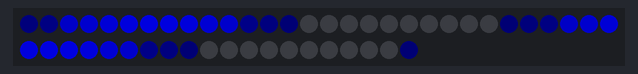
The sketch below on a simulated Arduino Uno, built with avr-gcc and run on an emulated ATmega328P. Parts: 50 RGB LEDs in strip order, left to right, continuing on the next row. Dim RGB values are drawn brighter than linear.

Above: at 2.12 s.
At 6.82 s:
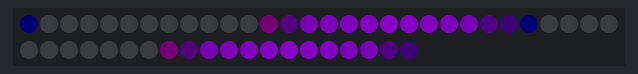
At 11.52 s:
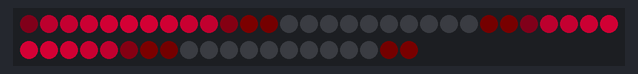
At 20.93 s:
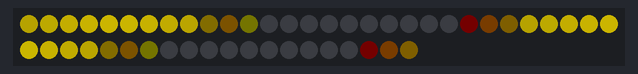
At 30.34 s:
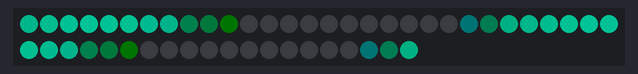
At 39.87 s:
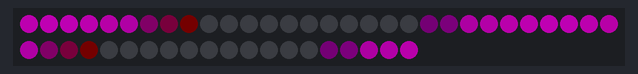

The sketch:

fragments_lights.ino
```cpp
#include <FastLED.h>
#include "strips.h"
#include "operation.h"

FASTLED_USING_NAMESPACE

#define DATA_PIN    6
//#define CLK_PIN   4
#define LED_TYPE    WS2811
#define COLOR_ORDER BRG

#define NUM_LEDS    50
CRGB leds[NUM_LEDS];

using uint = unsigned int;
using uint8 = unsigned char;

constexpr uint BRIGHTNESS = 100;
#define FRAMES_PER_SECOND  60

Strip strip1;
Strip strip2;
Circle f1;
Circle f2;
CHSV color = rgb2hsv_approximate(CRGB::Blue);

void setup() {
    delay(2000); // 3 second delay for recovery
    FastLED.addLeds<LED_TYPE,DATA_PIN,COLOR_ORDER>(leds, NUM_LEDS).setCorrection(TypicalLEDStrip);
    FastLED.setBrightness(164);
    Serial.begin(115200);

  strip1.first = 0;
  strip1.last = NUM_LEDS;

  strip2.last = NUM_LEDS/2;
  strip2.first = NUM_LEDS;

  f1 = Circle{.strip = strip1, .base_color = color, .leds = leds, .step=0};
  f2 = Circle{.strip = strip2, .base_color = color, .leds = leds, .step=0};


}

void set_color(uint first, uint last, CRGB color)
{
  last = min(last, NUM_LEDS);
  for (uint i=first; i<last; i++)
  {
    leds[i] = color;
  }
}

void loop() {
  set_color(0, NUM_LEDS, CRGB(0,0,0));
  //FastLED.show();


  for (int i=0; i<6000; i++)
  {
      f1.do_step();
      //f2.do_step();
      FastLED.show();
      delay(120);
  }

  //Flow. Changing color
  // while(1)
  // {
  //   for (uint i=0; i < 512; i++)
  //   {
  //     colorflow(0, NUM_LEDS, color, i);
  //     FastLED.show();
  //     delay(60);
  //   }
  // }

  // Rainbow
  // for (uint t=0; t<256; ++t)
  // {
  //   color.h+=2;
  //   CHSV current = color;
  //   for (uint i=0; i<NUM_LEDS; ++i) {
  //     current.h += 5;
  //     leds[i] = current;
  //   }
  //   FastLED.show();
  //   delay(50);

  // }


  //DELTA moving. Can change v or h or s
  // while(1)
  // {
  //   color.h+=5;
    // for (uint offset=0; offset<NUM_LEDS; ++offset) {
    //   for (uint i=0; i<NUM_LEDS; ++i) {
    //       leds[i] = 0;
    //       if ((i-offset)%10 == 0){
    //         CHSV current = color;
    //         current.v = 256 * (NUM_LEDS - offset - i)/NUM_LEDS;
    //         // current.s = NUM_LEDS - offset - i;
    //         leds[i] = current;
    //       }
    //   }
  //     FastLED.show();
  //     delay(60);
  //   }
  // }

  //All colored. Shifting.
  // int delta_color = 256/NUM_LEDS;
  // color.s = 255;
  // for (int time = 0; time < NUM_LEDS; time++) {
  //   color.h+=delta_color/2;
  //   for (int i=0; i< NUM_LEDS; i++) {
  //     CHSV current = color;
  //     current.h += i*delta_color;;
  //     leds[i] = current;
  //     if ((i-time)%10 == 0)
  //     {
  //       leds[i] = 0;
  //     }
  //   }
  //   FastLED.show();
  //   delay(60);
  // }


}
```

operation.h
```cpp
#ifndef OPERATION_H
#define OPERATION_H

#include "strips.h"
#include <FastLED.h>


struct  FlowChangeColor
{
    Strip strip;
    CHSV base_color;
    CRGB *  leds;
    uint step;


    void flow(uint step, CHSV color) {
        int step_size = strip.step();
        for (uint i=strip.first; i!=strip.last; i+=step_size)
        {
            CHSV current = color;
            current.v += 256 * (step-step_size*i)/30;
            leds[i] = current;
            Serial.println(leds[i].b);
        }
    }

    void do_step()
    {
        base_color.h += 1;
        flow(step, base_color);
        step++;
    }


};


struct  Rainbow
{
    Strip strip;
    CHSV base_color;
    CRGB *  leds;
    uint step;

    void do_step()
    {

        base_color.h+=2;
        CHSV current = base_color;
        int step_size = strip.step();
        for (uint i=strip.first; i!=strip.last; i+=step_size) {
            current.h += 5;
            leds[i] = current;
        }
        step++;
    }
};


struct  DynamicRainbow
{
    Strip strip;
    CHSV base_color;
    CRGB *  leds;
    uint step;

    void do_step()
    {
      int step_size = strip.step();
      int length = (strip.last - strip.first) * step_size;
      int delta_color = 256/length;
      base_color.h+=delta_color/2;
        for (uint i=strip.first; i!=strip.last; i+=step_size) {
            CHSV current = base_color;
            current.h += i*delta_color;;
            leds[i] = current;
            if ((i-step)%10 == 0)
            {
                leds[i] = 0;
            }
        }
        step++;
    }
};


struct  Pulse
{
    Strip strip;
    CHSV base_color;
    CRGB *  leds;
    uint step;

    void do_step()
    {
        base_color.h+=5;
        int step_size = strip.step();
        int length = (strip.last - strip.first) * step_size;
        for (uint i=strip.first; i!=strip.last; i+=step_size) {
          leds[i] = 0;
          if ((i*step_size-step)%10 == 0){
            CHSV current = base_color;
            current.v = 256 * (length - step - i*step_size)/length;
            leds[i] = current;
          }
         step++;
       }
    }
};

struct  Circle
{
    Strip strip;
    CHSV base_color;
    CRGB *  leds;
    uint step;

    void do_step()
    {
        base_color.h+=1;
        int step_size = strip.step();
        int length = (strip.last - strip.first) * step_size;
        for (uint i=strip.first; i!=strip.last; i+=step_size) {
            short power = sin8((i*step_size+step)*512/length);
            CHSV current = base_color;
            current.v = power * power / 512;
            leds[i] = current;
        }
        step  = (step+1) % length;
    }

};


#endif //OPERATION_H
```

strips.h
```cpp
#ifndef STRIPS_H
#define STRIPS_H

using uint = unsigned int;
using uint8 = unsigned char;

constexpr unsigned int NumberOfStrips = 5;

static inline int8_t sign(int8_t val) {
 if (val < 0) return -1;
 if (val==0) return 0;
 return 1;
}

struct Strip
{
    uint first;
    uint last;


    //return -1 or +1;
    int step() const
    {
        return sign(last-first);
    }

    uint length() const
    {
        return (last-first)*step();
    }
    uint index_in(uint idx)
    {
        if (idx>length())
        {
            return index_in(idx%length());
        }
        return first + idx * step();
    }
};

Strip pillars[NumberOfStrips];


#endif //STRIPS_H
```
